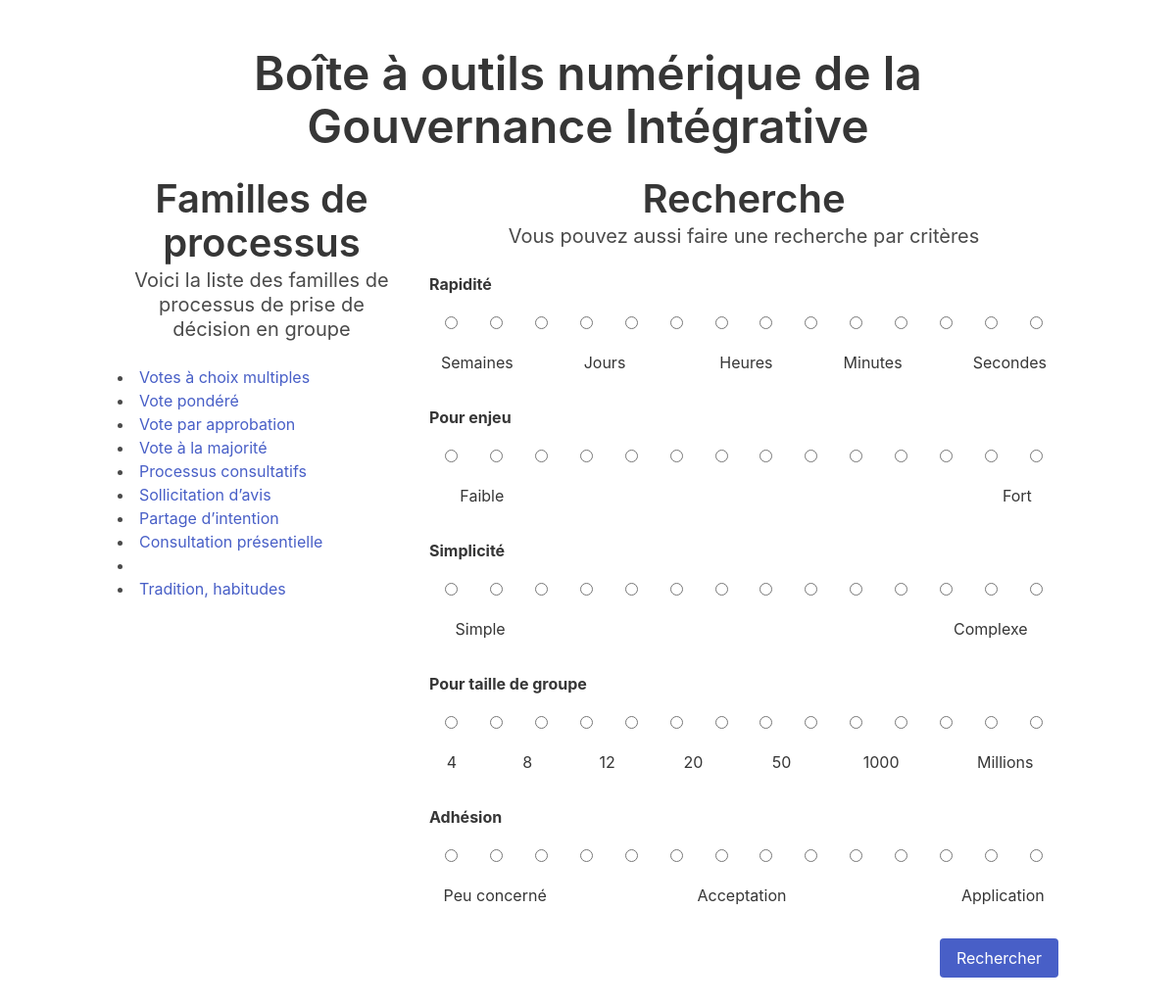
The page /index.html on the database its author committed.
### tables this page shows
CREATE TABLE familles (
    id INTEGER PRIMARY KEY AUTOINCREMENT,
    titre TEXT NOT NULL,
    description TEXT NOT NULL,
    -- textes :
    -- ce sont des textes contenant du HTML
    -- au format <ul><li>...</li></ul>
    -- car ce sont de simples listes
    avantages TEXT,
    adapte TEXT,
    inconvenients TEXT,
    points_cles TEXT,
    -- critères :
    -- ils sont au format de 14 caractères
    -- chaque caractère représente une case
    -- 0 = blanc
    -- 1 = vert pale
    -- 2 = vert foncé
    rapidite TEXT NOT NULL,
    enjeu TEXT NOT NULL,
    simplicite TEXT NOT NULL,
    taille_groupe TEXT NOT NULL,
    adhesion TEXT NOT NULL
);

### app.py (the view)
@app.route("/")
@app.route("/index/")
@app.route("/index.html")
def index():
    familles = retourne_toutes_les_familles()
    return render_template(
        "index.html",
        familles=familles,
    )

### app.py (called while the page is built)
def get_db_connection():
    conn = sqlite3.connect(DATABASE_PATH)
    conn.row_factory = sqlite3.Row
    return conn

def retourne_toutes_les_familles():
    conn = get_db_connection()
    req_select = """SELECT *
    FROM familles"""
    result = conn.execute(req_select).fetchall()
    conn.close()
    return result

### templates/index.html (shortened to what this page needs)
<!DOCTYPE html>
<html lang="fr">
  <head>
    <link rel="stylesheet" href="https://cdn.jsdelivr.net/npm/bulma@0.9.4/css/bulma.min.css">
  </head>
  <body>
    <section class="section">
      <div class="container">
        <h1 class="title is-1 text-center" id="titre">
            Boîte à outils numérique de la Gouvernance Intégrative
        </h1>
        <div class="columns">
          <div class="column">
            <h2 class="title is-2 text-center" id="titre">
                Familles de processus
            </h2>
            <p class="subtitle text-center">
                Voici la liste des familles de processus de prise de décision en groupe
            </p>
            <ul>
              {% for famille in familles %}
                <li><a href="famille/{{ famille['id'] }}">{{ famille["titre"]}}</a></li>
              {% endfor %}
            </ul>
          </div>
          <div class="column">
            <h2 class="title is-2 text-center" id="titre">
              Recherche
            </h2>
            <p class="subtitle text-center">
              Vous pouvez aussi faire une recherche par critères
            </p>
            <form action="recherche" method="get">
              <label class="label">Rapidité</label>
              <table class="table is-fullwidth text-center table-radio">
                <tr>
                  {% for num in range(14) %}
                    <td><input type="radio" name="rapidite" value="{{ num }}"></td>
                  {% endfor %}
                </tr>
              </table>
              <table class="table is-fullwidth text-center">
                <tr>
                  <td>Semaines</td>
                  <td></td>
                  <td></td>
                  <td>Jours</td>
                  <td></td>
                  <td></td>
                  <td></td>
                  <td>Heures</td>
                  <td></td>
                  <td></td>
                  <td>Minutes</td>
                  <td></td>
                  <td></td>
                  <td>Secondes</td>
                </tr>
              </table>
              <label class="label">Pour enjeu</label>
              <table class="table is-fullwidth text-center table-radio">
                <tr>
                  {% for num in range(14) %}
                    <td><input type="radio" name="enjeu" value="{{ num }}"></td>
                  {% endfor %}
                </tr>
              </table>
              <table class="table is-fullwidth text-center">
                <tr>
                  <td>Faible</td>
                  <td></td>
                  <td></td>
                  <td></td>
                  <td></td>
                  <td></td>
                  <td></td>
                  <td></td>
                  <td></td>
                  <td></td>
                  <td></td>
                  <td></td>
                  <td></td>
                  <td>Fort</td>
                </tr>
              </table>
              <label class="label">Simplicité</label>
              <table class="table is-fullwidth text-center table-radio">
                <tr>
                  {% for num in range(14) %}
                    <td><input type="radio" name="simplicite" value="{{ num }}"></td>
                  {% endfor %}
                </tr>
              </table>
              <table class="table is-fullwidth text-center">
                <tr>
                  <td>Simple</td>
                  <td></td>
                  <td></td>
                  <td></td>
                  <td></td>
                  <td></td>
                  <td></td>
                  <td></td>
                  <td></td>
                  <td></td>
                  <td></td>
                  <td></td>
                  <td></td>
                  <td>Complexe</td>
                </tr>
              </table>
              <label class="label">Pour taille de groupe</label>
              <table class="table is-fullwidth text-center table-radio">
                <tr>
                  {% for num in range(14) %}
                    <td><input type="radio" name="taille_groupe" value="{{ num }}"></td>
                  {% endfor %}
                </tr>
              </table>
              <table class="table is-fullwidth text-center">
                <tr>
                  <td>4</td>
                  <td></td>
                  <td>8</td>
                  <td></td>
                  <td>12</td>
                  <td></td>
                  <td>20</td>
                  <td></td>
                  <td>50</td>
                  <td></td>
                  <td>1000</td>
                  <td></td>
                  <td>Millions</td>
                </tr>
              </table>
              <label class="label">Adhésion</label>
              <table class="table is-fullwidth text-center table-radio">
                <tr>
                  {% for num in range(14) %}
                    <td><input type="radio" name="adhesion" value="{{ num }}"></td>
                  {% endfor %}
                </tr>
              </table>
              <table class="table is-fullwidth text-center">
                <tr>
                  <td>Peu concerné</td>
                  <td></td>
                  <td></td>
                  <td></td>
                  <td></td>
                  <td></td>
                  <td>Acceptation</td>
                  <td></td>
                  <td></td>
                  <td></td>
                  <td></td>
                  <td></td>
                  <td></td>
                  <td>Application</td>
                </tr>
              </table>
              <div class="field is-grouped is-grouped-right">
                <p class="control">
                  <input class="button is-link" type="submit" value="Rechercher">
                </p>
              </div>
            </form>
          </div>
        </div>
      </div>
    </section>
  </body>
</html>

### templates/index.html (style rules this page uses)
.text-center { text-align: center; }
ul { list-style: inside; }
.table.table-radio { margin-bottom: 0px; }

### rows shown on the page
familles: titre "Votes à choix multiples"
familles: titre "Vote pondéré"
familles: titre "Vote par approbation"
familles: titre "Vote à la majorité"
familles: titre "Processus consultatifs"
familles: titre "Sollicitation d’avis"
familles: titre "Partage d’intention"
familles: titre "Consultation présentielle"
familles: titre "Tradition, habitudes"
